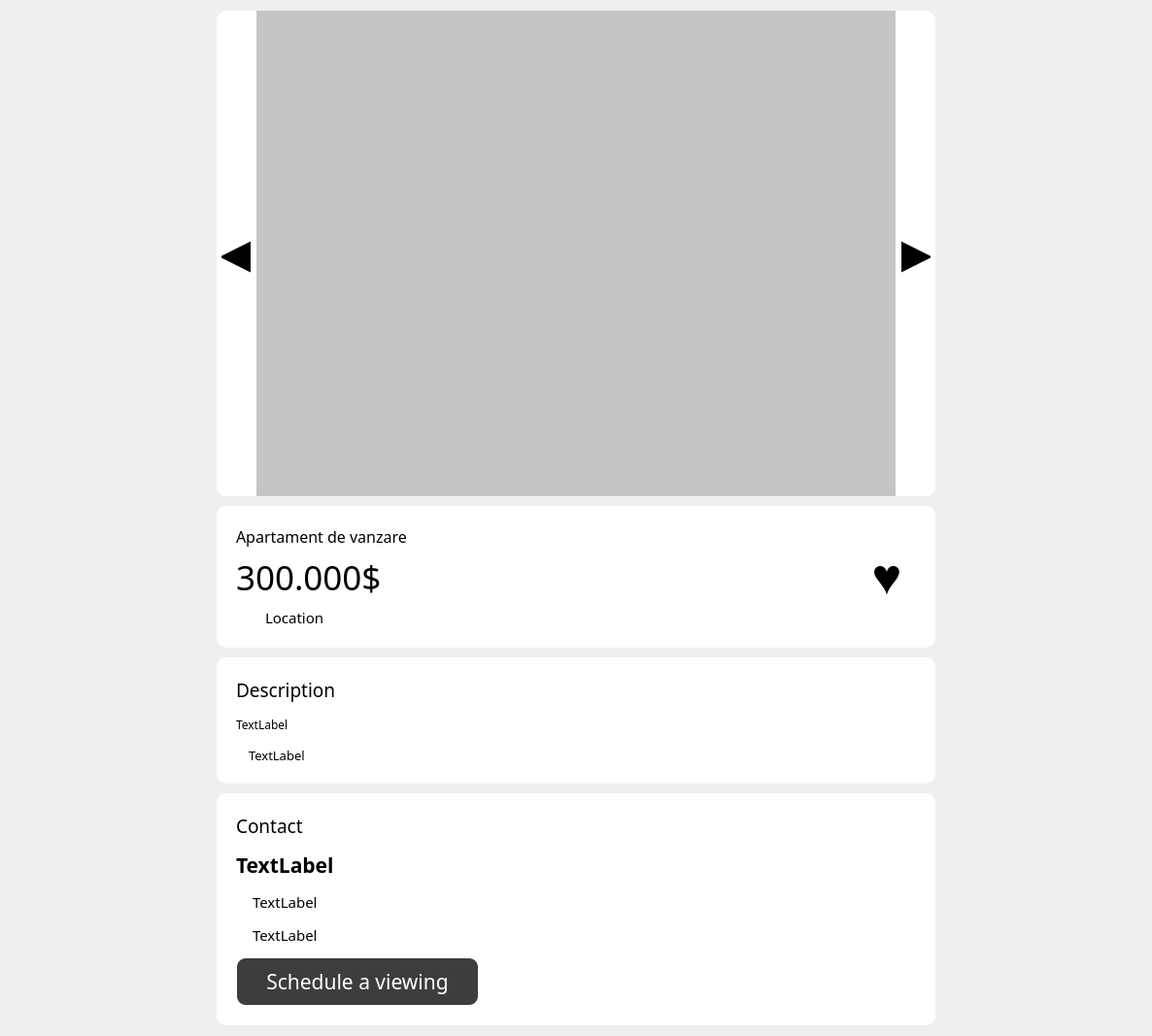
               <widget class="QWidget" name="scrollAreaWidgetContents_2">
                <property name="geometry">
                 <rect>
                  <x>0</x>
                  <y>0</y>
                  <width>1186</width>
                  <height>1031</height>
                 </rect>
                </property>
                <property name="autoFillBackground">
                 <bool>true</bool>
                </property>
                <layout class="QVBoxLayout" name="verticalLayout_6">
                 <property name="spacing">
                  <number>10</number>
                 </property>
                 <property name="sizeConstraint">
                  <enum>QLayout::SetDefaultConstraint</enum>
                 </property>
                 <item alignment="Qt::AlignHCenter">
                  <widget class="QWidget" name="slide_show" native="true">
                   <property name="minimumSize">
                    <size>
                     <width>740</width>
                     <height>500</height>
                    </size>
                   </property>
                   <property name="maximumSize">
                    <size>
                     <width>740</width>
                     <height>500</height>
                    </size>
                   </property>
                   <property name="styleSheet">
                    <string notr="true">background-color: rgb(255, 255, 255);
border-radius: 10px</string>
                   </property>
                   <layout class="QHBoxLayout" name="horizontalLayout_6">
                    <property name="spacing">
                     <number>6</number>
                    </property>
                    <property name="leftMargin">
                     <number>5</number>
                    </property>
                    <property name="topMargin">
                     <number>0</number>
                    </property>
                    <property name="rightMargin">
                     <number>5</number>
                    </property>
                    <property name="bottomMargin">
                     <number>0</number>
                    </property>
                    <item>
                     <widget class="QPushButton" name="previous_image">
                      <property name="sizePolicy">
                       <sizepolicy hsizetype="Minimum" vsizetype="Fixed">
                        <horstretch>0</horstretch>
                        <verstretch>0</verstretch>
                       </sizepolicy>
                      </property>
                      <property name="maximumSize">
                       <size>
                        <width>30</width>
                        <height>16777215</height>
                       </size>
                      </property>
                      <property name="styleSheet">
                       <string notr="true">QPushButton {
    border: none;
    background-color: transparent;
    color: black;
    font-size: 44px;
	content: '▶';
}

QPushButton:hover {
    color: #0078D7; 
}</string>
                      </property>
                      <property name="text">
                       <string>◀</string>
                      </property>
                     </widget>
                    </item>
                    <item>
                     <widget class="QLabel" name="images">
                      <property name="styleSheet">
                       <string notr="true">background-color: rgb(197, 197, 197);
border-radius: 0px;</string>
                      </property>
                      <property name="text">
                       <string/>
                      </property>
                     </widget>
                    </item>
                    <item>
                     <widget class="QPushButton" name="next_image">
                      <property name="maximumSize">
                       <size>
                        <width>30</width>
                        <height>16777215</height>
                       </size>
                      </property>
                      <property name="font">
                       <font>
                        <pointsize>-1</pointsize>
                       </font>
                      </property>
                      <property name="styleSheet">
                       <string notr="true">QPushButton {
    border: none;
    background-color: transparent;
    color: black;
    font-size: 44px;
	content: '▶';
}

QPushButton:hover {
    color: #0078D7; 
}
</string>
                      </property>
                      <property name="text">
                       <string>▶</string>
                      </property>
                     </widget>
                    </item>
                   </layout>
                  </widget>
                 </item>
                 <item alignment="Qt::AlignHCenter">
                  <widget class="QWidget" name="title_section" native="true">
                   <property name="minimumSize">
                    <size>
                     <width>740</width>
                     <height>0</height>
                    </size>
                   </property>
                   <property name="styleSheet">
                    <string notr="true">background-color: rgb(255, 255, 255);
border-radius: 10px;</string>
                   </property>
                   <layout class="QHBoxLayout" name="horizontalLayout_12">
                    <property name="spacing">
                     <number>9</number>
                    </property>
                    <property name="leftMargin">
                     <number>20</number>
                    </property>
                    <property name="topMargin">
                     <number>20</number>
                    </property>
                    <property name="rightMargin">
                     <number>20</number>
                    </property>
                    <property name="bottomMargin">
                     <number>20</number>
                    </property>
                    <item>
                     <widget class="QWidget" name="title_info_section" native="true">
                      <layout class="QVBoxLayout" name="verticalLayout_10">
                       <property name="leftMargin">
                        <number>0</number>
                       </property>
                       <property name="topMargin">
                        <number>0</number>
                       </property>
                       <property name="rightMargin">
                        <number>0</number>
                       </property>
                       <property name="bottomMargin">
                        <number>0</number>
                       </property>
                       <item>
                        <widget class="QLabel" name="tilte_listing">
                         <property name="minimumSize">
                          <size>
                           <width>0</width>
                           <height>0</height>
                          </size>
                         </property>
                         <property name="maximumSize">
                          <size>
                           <width>16777215</width>
                           <height>16777215</height>
                          </size>
                         </property>
                         <property name="font">
                          <font>
                           <family>Century Gothic</family>
                           <pointsize>12</pointsize>
                          </font>
                         </property>
                         <property name="styleSheet">
                          <string notr="true"/>
                         </property>
                         <property name="text">
                          <string>Apartament de vanzare</string>
                         </property>
                         <property name="margin">
                          <number>0</number>
                         </property>
                        </widget>
                       </item>
                       <item>
                        <widget class="QLabel" name="price_listing">
                         <property name="font">
                          <font>
                           <family>Century Gothic</family>
                           <pointsize>26</pointsize>
                          </font>
                         </property>
                         <property name="text">
                          <string>300.000$</string>
                         </property>
                         <property name="wordWrap">
                          <bool>false</bool>
                         </property>
                         <property name="margin">
                          <number>0</number>
                         </property>
                        </widget>
                       </item>
                       <item>
                        <widget class="QWidget" name="location_section" native="true">
                         <layout class="QHBoxLayout" name="horizontalLayout_8">
                          <property name="spacing">
                           <number>10</number>
                          </property>
                          <property name="leftMargin">
                           <number>0</number>
                          </property>
                          <property name="topMargin">
                           <number>0</number>
                          </property>
                          <property name="rightMargin">
                           <number>0</number>
                          </property>
                          <property name="bottomMargin">
                           <number>0</number>
                          </property>
                          <item>
                           <widget class="QLabel" name="location_icon">
                            <property name="maximumSize">
                             <size>
                              <width>20</width>
                              <height>20</height>
                             </size>
                            </property>
                            <property name="font">
                             <font>
                              <family>Century Gothic</family>
                              <pointsize>10</pointsize>
                             </font>
                            </property>
                            <property name="text">
                             <string/>
                            </property>
                            <property name="pixmap">
                             <pixmap resource="../icons/icons.qrc">:/icons/map.png</pixmap>
                            </property>
                            <property name="scaledContents">
                             <bool>true</bool>
                            </property>
                           </widget>
                          </item>
                          <item>
                           <widget class="QLabel" name="location_listing">
                            <property name="font">
                             <font>
                              <family>Century Gothic</family>
                              <pointsize>11</pointsize>
                             </font>
                            </property>
                            <property name="text">
                             <string>Location</string>
                            </property>
                           </widget>
                          </item>
                         </layout>
                        </widget>
                       </item>
                      </layout>
                     </widget>
                    </item>
                    <item>
                     <widget class="QPushButton" name="favorite_button">
                      <property name="maximumSize">
                       <size>
                        <width>60</width>
                        <height>16777215</height>
                       </size>
                      </property>
                      <property name="font">
                       <font>
                        <pointsize>39</pointsize>
                       </font>
                      </property>
                      <property name="styleSheet">
                       <string notr="true">QPushButton {
    color: black;
    background-color: white;
    border: none;
}
QPushButton:checked {
    color: red;
}
QPushButton:hover {
    background-color: lightgray;
}</string>
                      </property>
                      <property name="text">
                       <string>♥</string>
                      </property>
                      <property name="checkable">
                       <bool>true</bool>
                      </property>
                      <property name="checked">
                       <bool>false</bool>
                      </property>
                     </widget>
                    </item>
                   </layout>
                  </widget>
                 </item>
                 <item alignment="Qt::AlignHCenter">
                  <widget class="QWidget" name="description_section" native="true">
                   <property name="minimumSize">
                    <size>
                     <width>740</width>
                     <height>0</height>
                    </size>
                   </property>
                   <property name="maximumSize">
                    <size>
                     <width>740</width>
                     <height>16777215</height>
                    </size>
                   </property>
                   <property name="styleSheet">
                    <string notr="true">background-color: rgb(255, 255, 255);
border-radius: 10px;</string>
                   </property>
                   <layout class="QVBoxLayout" name="verticalLayout_8">
                    <property name="spacing">
                     <number>14</number>
                    </property>
                    <property name="leftMargin">
                     <number>20</number>
                    </property>
                    <property name="topMargin">
                     <number>20</number>
                    </property>
                    <property name="rightMargin">
                     <number>20</number>
                    </property>
                    <property name="bottomMargin">
                     <number>20</number>
                    </property>
                    <item>
                     <widget class="QLabel" name="description_title">
                      <property name="minimumSize">
                       <size>
                        <width>0</width>
                        <height>0</height>
                       </size>
                      </property>
                      <property name="maximumSize">
                       <size>
                        <width>740</width>
                        <height>16777215</height>
                       </size>
                      </property>
                      <property name="font">
                       <font>
                        <family>Century Gothic</family>
                        <pointsize>14</pointsize>
                       </font>
                      </property>
                      <property name="styleSheet">
                       <string notr="true">background-color: rgb(255, 255, 255);
border-radius: 10px;
</string>
                      </property>
                      <property name="text">
                       <string>Description</string>
                      </property>
                      <property name="margin">
                       <number>0</number>
                      </property>
                     </widget>
                    </item>
                    <item>
                     <widget class="QLabel" name="description_listing">
                      <property name="font">
                       <font>
                        <family>Century Gothic</family>
                        <pointsize>9</pointsize>
                       </font>
                      </property>
                      <property name="text">
                       <string>TextLabel</string>
                      </property>
                     </widget>
                    </item>
                    <item alignment="Qt::AlignLeft">
                     <widget class="QWidget" name="date_section" native="true">
                      <layout class="QHBoxLayout" name="horizontalLayout_9">
                       <property name="leftMargin">
                        <number>0</number>
                       </property>
                       <property name="topMargin">
                        <number>0</number>
                       </property>
                       <property name="rightMargin">
                        <number>0</number>
                       </property>
                       <property name="bottomMargin">
                        <number>0</number>
                       </property>
                       <item>
                        <widget class="QLabel" name="date_icon">
                         <property name="maximumSize">
                          <size>
                           <width>20</width>
                           <height>20</height>
                          </size>
                         </property>
                         <property name="text">
                          <string/>
                         </property>
                         <property name="pixmap">
                          <pixmap resource="../icons/icons.qrc">:/icons/calendar.png</pixmap>
                         </property>
                         <property name="scaledContents">
                          <bool>true</bool>
                         </property>
                        </widget>
                       </item>
                       <item>
                        <widget class="QLabel" name="date_listing">
                         <property name="font">
                          <font>
                           <family>Century Gothic</family>
                           <pointsize>10</pointsize>
                          </font>
                         </property>
                         <property name="text">
                          <string>TextLabel</string>
                         </property>
                        </widget>
                       </item>
                      </layout>
                     </widget>
                    </item>
                   </layout>
                  </widget>
                 </item>
                 <item alignment="Qt::AlignHCenter">
                  <widget class="QWidget" name="contact_section" native="true">
                   <property name="minimumSize">
                    <size>
                     <width>740</width>
                     <height>0</height>
                    </size>
                   </property>
                   <property name="maximumSize">
                    <size>
                     <width>740</width>
                     <height>16777215</height>
                    </size>
                   </property>
                   <property name="styleSheet">
                    <string notr="true">background-color: rgb(255, 255, 255);
border-radius: 10px;</string>
                   </property>
                   <layout class="QVBoxLayout" name="verticalLayout_9">
                    <property name="spacing">
                     <number>12</number>
                    </property>
                    <property name="leftMargin">
                     <number>20</number>
                    </property>
                    <property name="topMargin">
                     <number>20</number>
                    </property>
                    <property name="rightMargin">
                     <number>20</number>
                    </property>
                    <property name="bottomMargin">
                     <number>20</number>
                    </property>
                    <item>
                     <widget class="QLabel" name="contact_listing">
                      <property name="minimumSize">
                       <size>
                        <width>740</width>
                        <height>0</height>
                       </size>
                      </property>
                      <property name="maximumSize">
                       <size>
                        <width>740</width>
                        <height>16777215</height>
                       </size>
                      </property>
                      <property name="font">
                       <font>
                        <family>Century Gothic</family>
                        <pointsize>14</pointsize>
                       </font>
                      </property>
                      <property name="styleSheet">
                       <string notr="true">background-color: rgb(255, 255, 255);
border-radius: 10px;</string>
                      </property>
                      <property name="text">
                       <string>Contact</string>
                      </property>
                      <property name="margin">
                       <number>0</number>
                      </property>
                     </widget>
                    </item>
                    <item>
                     <widget class="QLabel" name="agent_name">
                      <property name="font">
                       <font>
                        <family>Century Gothic</family>
                        <pointsize>16</pointsize>
                        <bold>true</bold>
                       </font>
                      </property>
                      <property name="text">
                       <string>TextLabel</string>
                      </property>
                     </widget>
                    </item>
                    <item alignment="Qt::AlignLeft">
                     <widget class="QWidget" name="phone_section" native="true">
                      <layout class="QHBoxLayout" name="horizontalLayout_10">
                       <property name="spacing">
                        <number>10</number>
                       </property>
                       <property name="leftMargin">
                        <number>0</number>
                       </property>
                       <property name="topMargin">
                        <number>0</number>
                       </property>
                       <property name="rightMargin">
                        <number>0</number>
                       </property>
                       <property name="bottomMargin">
                        <number>0</number>
                       </property>
                       <item>
                        <widget class="QLabel" name="phone_icon">
                         <property name="maximumSize">
                          <size>
                           <width>18</width>
                           <height>18</height>
                          </size>
                         </property>
                         <property name="text">
                          <string/>
                         </property>
                         <property name="pixmap">
                          <pixmap resource="../icons/icons.qrc">:/icons/phone.png</pixmap>
                         </property>
                         <property name="scaledContents">
                          <bool>true</bool>
                         </property>
                        </widget>
                       </item>
                       <item>
                        <widget class="QLabel" name="phone_listing">
                         <property name="font">
                          <font>
                           <family>Century Gothic</family>
                           <pointsize>11</pointsize>
                          </font>
                         </property>
                         <property name="text">
                          <string>TextLabel</string>
                         </property>
                        </widget>
                       </item>
                      </layout>
                     </widget>
                    </item>
                    <item alignment="Qt::AlignLeft">
                     <widget class="QWidget" name="email_section" native="true">
                      <layout class="QHBoxLayout" name="horizontalLayout_11">
                       <property name="spacing">
                        <number>10</number>
                       </property>
                       <property name="leftMargin">
                        <number>0</number>
                       </property>
                       <property name="topMargin">
                        <number>0</number>
                       </property>
                       <property name="rightMargin">
                        <number>0</number>
                       </property>
                       <property name="bottomMargin">
                        <number>0</number>
                       </property>
                       <item>
                        <widget class="QLabel" name="email_icon">
                         <property name="maximumSize">
                          <size>
                           <width>18</width>
                           <height>18</height>
                          </size>
                         </property>
                         <property name="text">
                          <string/>
                         </property>
                         <property name="pixmap">
                          <pixmap resource="../icons/icons.qrc">:/icons/email.png</pixmap>
                         </property>
                         <property name="scaledContents">
                          <bool>true</bool>
                         </property>
                        </widget>
                       </item>
                       <item>
                        <widget class="QLabel" name="email_listing">
                         <property name="font">
                          <font>
                           <family>Century Gothic</family>
                           <pointsize>11</pointsize>
                          </font>
                         </property>
                         <property name="text">
                          <string>TextLabel</string>
                         </property>
                        </widget>
                       </item>
                      </layout>
                     </widget>
                    </item>
                    <item>
                     <widget class="QPushButton" name="schedule_listing">
                      <property name="minimumSize">
                       <size>
                        <width>0</width>
                        <height>50</height>
                       </size>
                      </property>
                      <property name="maximumSize">
                       <size>
                        <width>250</width>
                        <height>16777215</height>
                       </size>
                      </property>
                      <property name="font">
                       <font>
                        <family>Century Gothic</family>
                        <pointsize>16</pointsize>
                       </font>
                      </property>
                      <property name="styleSheet">
                       <string notr="true">QPushButton {
    border: 2px solid transparent;
	background-color: rgb(61, 61, 61);
    border-radius: 10px;      
    padding: 5px;                        
    color: white;             
    transition: background-color 0.3s ease; 
}

QPushButton:hover {
    background-color: ; 
	background-color: rgb(111, 111, 111);
    color: black;                  
}

QPushButton:pressed {
    background-color: #d0d0d0;
    color: black;
}</string>
                      </property>
                      <property name="text">
                       <string>Schedule a viewing</string>
                      </property>
                     </widget>
                    </item>
                   </layout>
                  </widget>
                 </item>
                </layout>
               </widget>
